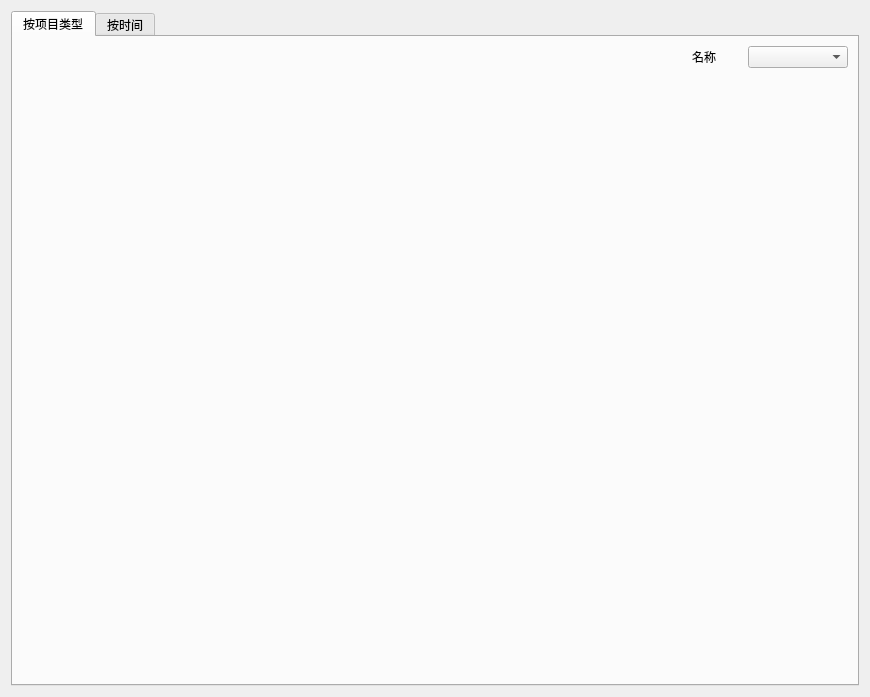
<?xml version="1.0" encoding="UTF-8"?>
<ui version="4.0">
 <class>Form</class>
 <widget class="QWidget" name="Form">
  <property name="geometry">
   <rect>
    <x>0</x>
    <y>0</y>
    <width>870</width>
    <height>697</height>
   </rect>
  </property>
  <property name="windowTitle">
   <string>数据统计</string>
  </property>
  <layout class="QHBoxLayout" name="horizontalLayout">
   <item>
    <widget class="QTabWidget" name="tabWidget">
     <property name="currentIndex">
      <number>0</number>
     </property>
     <widget class="QWidget" name="tab">
      <attribute name="title">
       <string>按项目类型</string>
      </attribute>
      <layout class="QHBoxLayout" name="horizontalLayout_4">
       <item>
        <layout class="QHBoxLayout" name="horizontalLayout_3">
         <item>
          <widget class="MatplotlibWidget" name="widget" native="true">
           <property name="minimumSize">
            <size>
             <width>600</width>
             <height>0</height>
            </size>
           </property>
          </widget>
         </item>
         <item>
          <layout class="QVBoxLayout" name="verticalLayout">
           <item>
            <layout class="QHBoxLayout" name="horizontalLayout_2">
             <item>
              <widget class="QLabel" name="label">
               <property name="maximumSize">
                <size>
                 <width>50</width>
                 <height>16777215</height>
                </size>
               </property>
               <property name="text">
                <string>名称</string>
               </property>
              </widget>
             </item>
             <item>
              <widget class="QComboBox" name="comboBox">
               <property name="maximumSize">
                <size>
                 <width>100</width>
                 <height>16777215</height>
                </size>
               </property>
              </widget>
             </item>
            </layout>
           </item>
           <item>
            <spacer name="verticalSpacer">
             <property name="orientation">
              <enum>Qt::Vertical</enum>
             </property>
             <property name="sizeHint" stdset="0">
              <size>
               <width>20</width>
               <height>40</height>
              </size>
             </property>
            </spacer>
           </item>
          </layout>
         </item>
        </layout>
       </item>
      </layout>
     </widget>
     <widget class="QWidget" name="tab_2">
      <attribute name="title">
       <string>按时间</string>
      </attribute>
      <layout class="QVBoxLayout" name="verticalLayout_2">
       <item>
        <widget class="MatplotlibWidget" name="widget_2" native="true"/>
       </item>
      </layout>
     </widget>
    </widget>
   </item>
  </layout>
 </widget>
 <customwidgets>
  <customwidget>
   <class>MatplotlibWidget</class>
   <extends>QWidget</extends>
   <header>MatplotlibWidget</header>
   <container>1</container>
  </customwidget>
 </customwidgets>
 <resources/>
 <connections/>
</ui>
